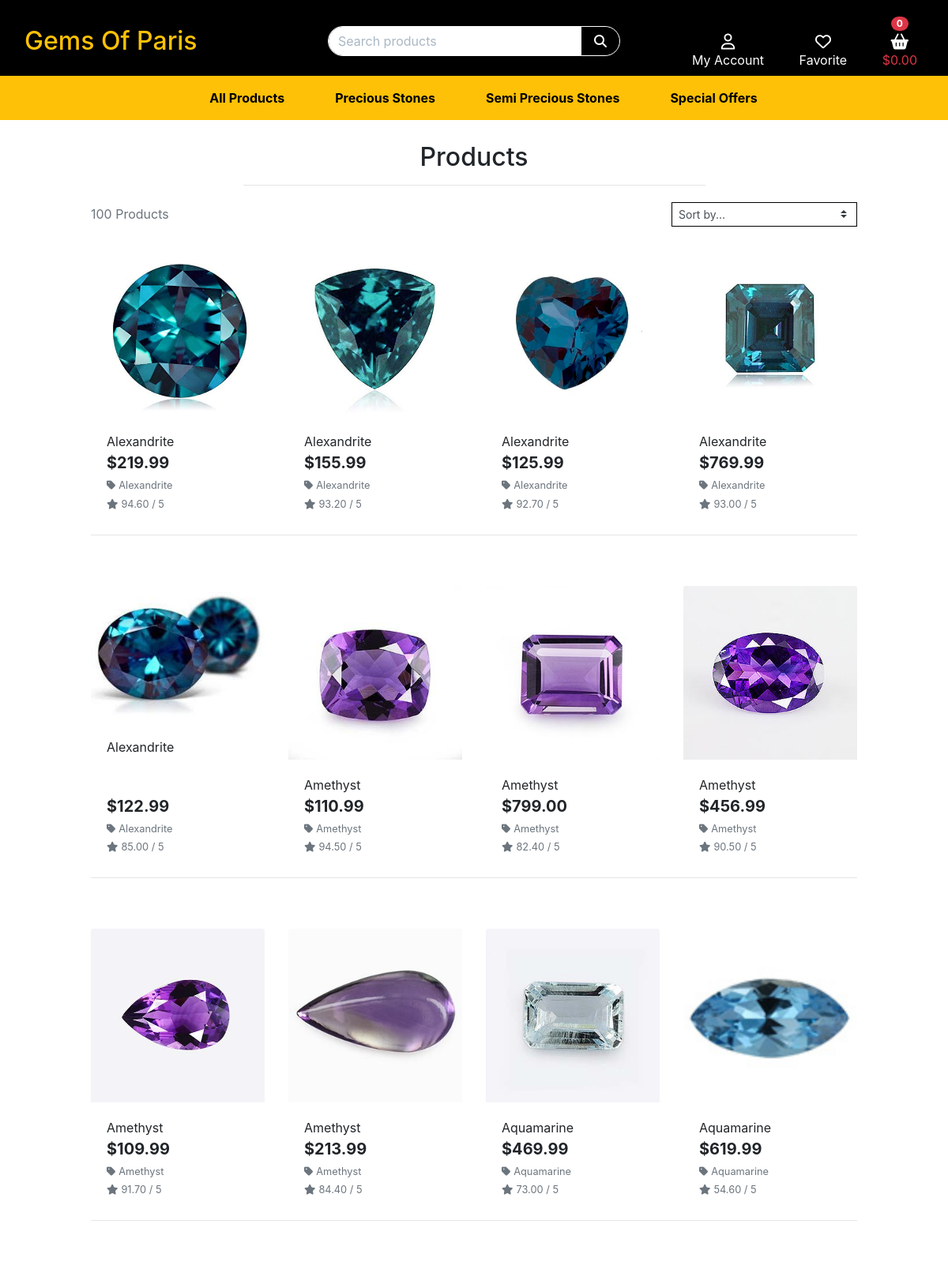
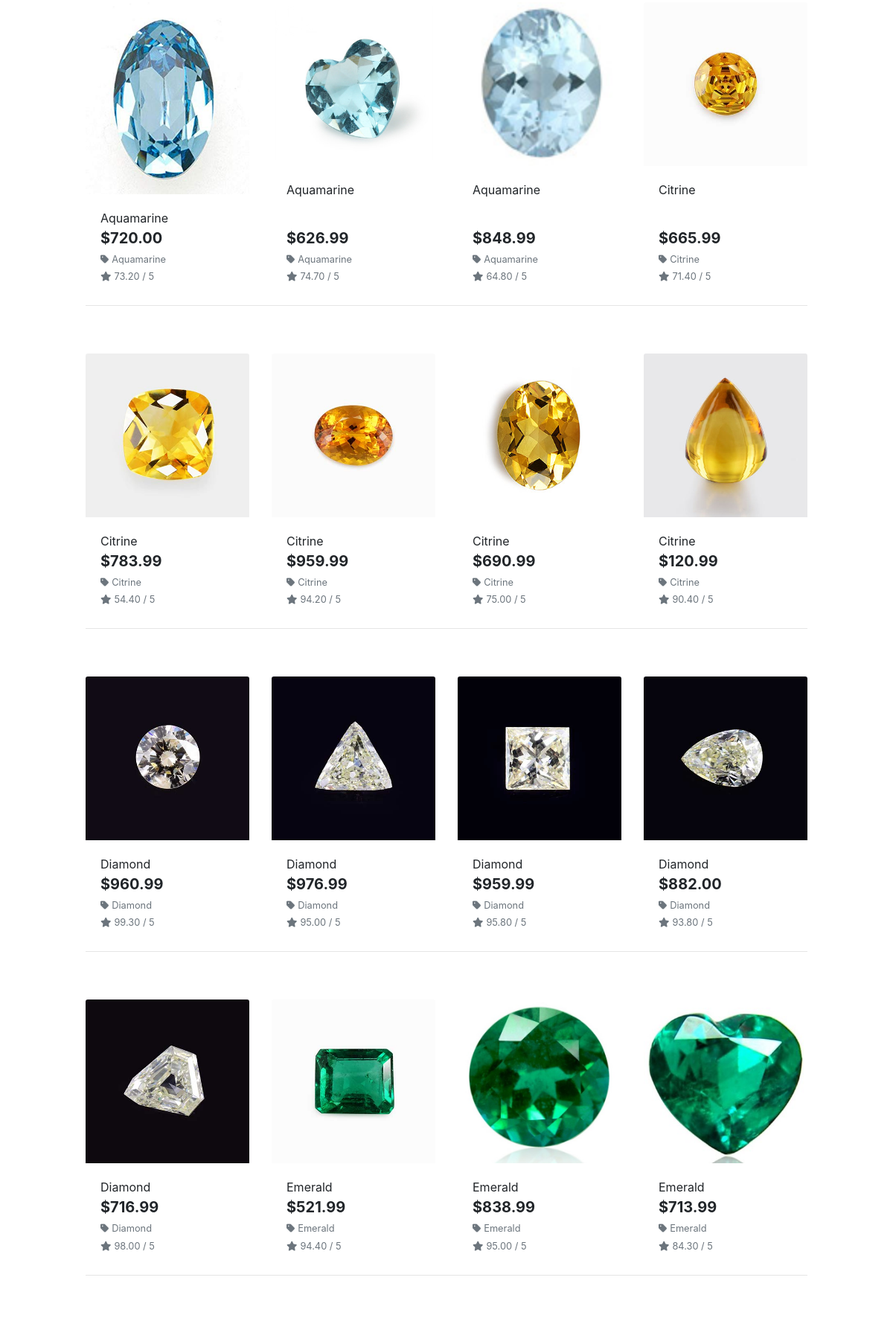
Screenshot of /products/ (upper part) with the database file from the repository (2 pictures, top to bottom).
### products/models.py (models this page shows, shortened)
class Product(models.Model):
    category = models.ForeignKey('Category', null=True, blank=True, on_delete=models.SET_NULL)
    sku = models.CharField(max_length=254, null=True, blank=True)
    name = models.CharField(max_length=254)
    description = models.TextField()
    price = models.DecimalField(max_digits=6, decimal_places=2)
    rating = models.DecimalField(max_digits=6, decimal_places=2, null=True, blank=True)
    image = models.ImageField(null=True, blank=True)

class Category(models.Model):
    name = models.CharField(max_length=254)
    friendly_name = models.CharField(max_length=254, null=True, blank=True)
    class Meta:
        verbose_name = 'Category'
        verbose_name_plural = 'Categories'

### products/views.py (the view, shortened to what this page needs)
# urls.py: path('', views.all_products, name='products'),
def all_products(request):
    products = Product.objects.all()
    query = None
    categories = None
    sort = None
    direction = None
    current_sorting = f'{sort}_{direction}'
    context = {
        'products': products,
        'search_term': query,
        'current_categories': categories,
        'current_sorting': current_sorting,
    }
    return render(request, 'products/products.html', context)

### bag/contexts.py (called while the page is built, shortened)
def bag_contents(request):
    bag_items = []
    total = 0
    product_count = 0
    bag = request.session.get('bag', {})
    if total < settings.FREE_DELIVERY_THRESHOLD:
        delivery = total * Decimal(settings.STANDARD_DELIVERY_PERCENTAGE / 100)
        free_delivery_delta = settings.FREE_DELIVERY_THRESHOLD - total
    else:
        delivery = 0
        free_delivery_delta = 0
    grand_total = delivery + total
    context = {
        'bag_items': bag_items,
        'total': total,
        'product_count': product_count,
        'delivery': delivery,
        'free_delivery_delta': free_delivery_delta,
        'free_delivery_threshold': settings.FREE_DELIVERY_THRESHOLD,
        'grand_total': grand_total,
    }
    return context

### products/templates/products/products.html (shortened to what this page needs)
{% extends "base.html" %}
{% load static %}
{% block page_header %}
    <div class="container header-container">
    </div>
{% endblock %}
{% block content %}
    <div class="overlay"></div>
    <div class="container-fluid">
        <div class="row">
            <div class="col text-center mt-3">
                <h2 class="logo-font">Products</h2>
                <hr class="w-50 mb-1">
            </div>
        </div>
        <div class="row">
            <div class="product-container col-10 offset-1">
                <div class="row mt-1 mb-2">
                    <div class="col-12 col-md-6 my-auto order-md-last d-flex justify-content-center justify-content-md-end">
                        <div class="sort-select-wrapper w-50">
                            <select id="sort-selector" class="custom-select custom-select-sm rounded-0 border border-{% if current_sorting != 'None_None' %}info{% else %}black{% endif %}">
                                <option value="reset" {% if current_sorting == 'None_None' %}selected{% endif %}>Sort by...</option>
                            </select>
                        </div>
                    </div>
                    <div class="col-12 col-md-6 order-md-first">
                        <p class="text-muted mt-3 text-center text-md-left">
                            {{ products|length }} Products{% if search_term %} found for <strong>"{{ search_term }}"</strong>{% endif %}
                        </p>
                    </div>
                </div>
                <div class="row">
                    {% for product in products %}
                        <div class="col-sm-6 col-md-6 col-lg-4 col-xl-3">
                            <div class="card h-100 border-0">
                                {% if product.image %}
                                <a href="{% url 'product_detail' product.id %}">
                                    <img class="card-img-top img-fluid" src="{{ product.image.url }}" alt="{{ product.name }}">
                                </a>
                                {% else %}
                                <a href="{% url 'product_detail' product.id %}">
                                    <img class="card-img-top img-fluid" src="{{ MEDIA_URL }}noimage.png" alt="{{ product.name }}">
                                </a>
                                {% endif %}
                                <div class="card-body pb-0">
                                    <p class="mb-0">{{ product.name }}</p>
                                </div>
                                <div class="card-footer bg-white pt-0 border-0 text-left">
                                    <div class="row">
                                        <div class="col">
                                            <p class="lead mb-0 text-left font-weight-bold">${{ product.price }}</p>
                                            {% if product.category %}
                                            <p class="small mt-1 mb-0">
                                                <a class="text-muted" href="{% url 'products' %}?category={{ product.category.name }}">
                                                    <i class="fas fa-tag mr-1"></i>{{ product.category.friendly_name }}
                                                </a>
                                            </p>
                                            {% endif %}
                                            {% if product.rating %}
                                                <small class="text-muted"><i class="fas fa-star mr-1"></i>{{ product.rating }} / 5</small>
                                            {% else %}
                                                <small class="text-muted">No Rating</small>
                                            {% endif %}
                                        </div>
                                    </div>
                                </div>
                            </div>
                        </div>
                        {% if forloop.counter|divisibleby:4 %}
                            <div class="col-12 d-none d-xl-block mb-5">
                                <hr>
                            </div>
                        {% endif %}
                    {% endfor %}
                </div>
            </div>
        </div>
    </div>
{% endblock %}

### templates/base.html (shortened to what this page needs)
{% load static %}
<!doctype html>
<html lang="en">
<head>
    {% block corecss %}
    <link rel="stylesheet" href="https://stackpath.bootstrapcdn.com/bootstrap/4.4.1/css/bootstrap.min.css">
    <link rel="stylesheet" href="{% static 'css/base.css' %}">
    {% endblock %}
</head>
<header class="container-fluid fixed-top">
    <div id="topnav" class="row bg-black pt-lg-2 d-none d-lg-flex ">
        <div class="col-12 col-lg-4 my-auto py-0 py-lg-0 text-center text-lg-left">
            <a href="{% url 'home' %}" class="nav-link main-logo-link">
                <h2 class="logo-font text-warning my-0 ">Gems of Paris</h2>
            </a>
        </div>
        <div class="col-12 col-lg-4 my-auto py-0 py-lg-0">
            <form method="GET" action="{% url 'products' %}">
                <div class="input-group w-100">
                    <input id="search-bar" class="form-control border border-white rounded-left" type="text" name="q" placeholder="Search products">
                    <div class="input-group-append">
                        <button id="search-btn" class="form-control btn btn-black border border-white rounded-right" type="submit">
                            <span class="icon">
                                <i class="fas fa-search"></i>
                            </span>
                        </button>
                    </div>
                </div>
            </form>
        </div>
        <div class="col-12 col-lg-4 my-auto py-0 py-lg-0">
            <ul class="list-inline list-unstyled text-center text-lg-right my-0 mx-2">
                <li class="list-inline-item dropdown">
                    <a class="text-white nav-link" href="#" id="user-options" data-toggle="dropdown" aria-haspopup="true" aria-expanded="false">
                        <div class="text-center">
                            <div><i class="far fa-user fa-lg"></i></div>
                            <p class="my-0">My Account</p>
                        </div>
                    </a>
                </li>
                <li class="list-inline-item mt-0">
                    <a class="{% if grand_total %}text-info font-weight-bold{% else %}text-white{% endif %} nav-link" href="{% url 'view_bag' %}">
                        <div class="text-center">
                            <div><i class="far fa-heart fa-lg"></i></div>
                            <p class="my-0">Favorite</p>
                        </div>
                    </a>
                </li>
                <li class="list-inline-item">
                    <a class="{% if grand_total %}text-info font-weight-bold{% else %}text-white{% endif %} nav-link"
                        href="{% url 'view_bag' %}">
                        <div class="text-center">
                            <span class="badge badge-pill badge-danger badge-notification">{{ product_count }}</span>
                            <div><i class="fas fa-shopping-basket fa-lg"></i></div>
                            <p class="my-0 text-danger">
                                {% if grand_total %}
                                ${{ grand_total|floatformat:2 }}
                                {% else %}
                                $0.00
                                {% endif %}
                            </p>
                        </div>
                    </a>
                </li>
            </ul>
        </div>
    </div>
    <div class="row bg-warning">
        <nav class="navbar navbar-expand-lg navbar-light w-100 p-2 m-0">
            {% include 'includes/main-nav.html' %}
        </nav>
    </div>
</header>
{% block page_header %}
{% endblock %}
{% block content %}
{% endblock %}
</body>
</html>

### templates/includes/main-nav.html (shortened to what this page needs)
<div class="collapse navbar-collapse bg-warning" id="main-nav">
    <ul class="navbar-nav w-auto mx-auto">
        <li class="nav-item dropdown">
            <a class="logo-font font-weight-bold nav-link text-black mr-5" href="#" id="all-products-link" data-toggle="dropdown" aria-haspopup="true" aria-expanded="false">
                All Products
            </a>
        </li>
        <li class="nav-item dropdown">
            <a class="logo-font font-weight-bold nav-link text-black mr-5" href="#" id="precious-stones-link" data-toggle="dropdown" aria-haspopup="true" aria-expanded="false">
                Precious Stones
            </a>
        </li>
        <li class="nav-item dropdown">
            <a class="logo-font font-weight-bold nav-link text-black mr-5" href="#" id="semi-precious-stones-link" data-toggle="dropdown" aria-haspopup="true" aria-expanded="false">
                Semi Precious Stones
            </a>
        </li>
        <li class="nav-item dropdown">
            <a class="logo-font font-weight-bold nav-link text-black" href="#" id="specials-link" data-toggle="dropdown" aria-haspopup="true" aria-expanded="false">
                Special Offers
            </a>
        </li>
    </ul>
</div>

### static/css/base.css (style rules this page uses)
html { height: 100%; }
.icon { align-items: center; display: inline-flex; justify-content: center; height: 1.5rem; width: 1.5rem; }
.logo-font { text-transform: capitalize; }
.main-logo-link { width: fit-content; }
.btn-black { background: black; color: white; }
.text-black { color: #000 !important; }
.border-black { border: 1px solid black !important; }
.bg-black { background: #000 !important; }
.overlay { height: 100%; width: 100%; top: 0; left: 0; position: fixed; background: white; z-index: -1; }
input[name='q']::placeholder { color: #aab7c4; }
#search-bar { border-top-left-radius: 50px !important; border-bottom-left-radius: 50px !important; }
#search-btn { border-top-right-radius: 50px !important; border-bottom-right-radius: 50px !important; }
@media (min-width: 1200px) { .container { max-width: 80%; } }
@media (min-width: 992px) { .header-container { padding-top: 164px; } }

### rows the page displays
Product: image (picture), name "Alexandrite", price "219.99", category.friendly_name "Alexandrite", rating "94.60"
Product: image (picture), name "Alexandrite", price "155.99", category.friendly_name "Alexandrite", rating "93.20"
Product: image (picture), name "Alexandrite", price "125.99", category.friendly_name "Alexandrite", rating "92.70"
Product: image (picture), name "Alexandrite", price "769.99", category.friendly_name "Alexandrite", rating "93.00"
Product: image (picture), name "Alexandrite", price "122.99", category.friendly_name "Alexandrite", rating "85.00"
Product: image (picture), name "Amethyst", price "110.99", category.friendly_name "Amethyst", rating "94.50"
Product: image (picture), name "Amethyst", price "799.00", category.friendly_name "Amethyst", rating "82.40"
Product: image (picture), name "Amethyst", price "456.99", category.friendly_name "Amethyst", rating "90.50"
Product: image (picture), name "Amethyst", price "109.99", category.friendly_name "Amethyst", rating "91.70"
Product: image (picture), name "Amethyst", price "213.99", category.friendly_name "Amethyst", rating "84.40"
Product: image (picture), name "Aquamarine", price "469.99", category.friendly_name "Aquamarine", rating "73.00"
Product: image (picture), name "Aquamarine", price "619.99", category.friendly_name "Aquamarine", rating "54.60"
Product: image (picture), name "Aquamarine", price "720.00", category.friendly_name "Aquamarine", rating "73.20"
Product: image (picture), name "Aquamarine", price "626.99", category.friendly_name "Aquamarine", rating "74.70"
Product: image (picture), name "Aquamarine", price "848.99", category.friendly_name "Aquamarine", rating "64.80"
Product: image (picture), name "Citrine", price "665.99", category.friendly_name "Citrine", rating "71.40"
Product: image (picture), name "Citrine", price "783.99", category.friendly_name "Citrine", rating "54.40"
Product: image (picture), name "Citrine", price "959.99", category.friendly_name "Citrine", rating "94.20"
Product: image (picture), name "Citrine", price "690.99", category.friendly_name "Citrine", rating "75.00"
Product: image (picture), name "Citrine", price "120.99", category.friendly_name "Citrine", rating "90.40"
Product: image (picture), name "Diamond", price "960.99", category.friendly_name "Diamond", rating "99.30"
Product: image (picture), name "Diamond", price "976.99", category.friendly_name "Diamond", rating "95.00"
Product: image (picture), name "Diamond", price "959.99", category.friendly_name "Diamond", rating "95.80"
Product: image (picture), name "Diamond", price "882.00", category.friendly_name "Diamond", rating "93.80"
Product: image (picture), name "Diamond", price "716.99", category.friendly_name "Diamond", rating "98.00"
Product: image (picture), name "Emerald", price "521.99", category.friendly_name "Emerald", rating "94.40"
Product: image (picture), name "Emerald", price "838.99", category.friendly_name "Emerald", rating "95.00"
Product: image (picture), name "Emerald", price "713.99", category.friendly_name "Emerald", rating "84.30"

### other values shown
{{ product_count }} "0"
{{ products|length }} "100"
